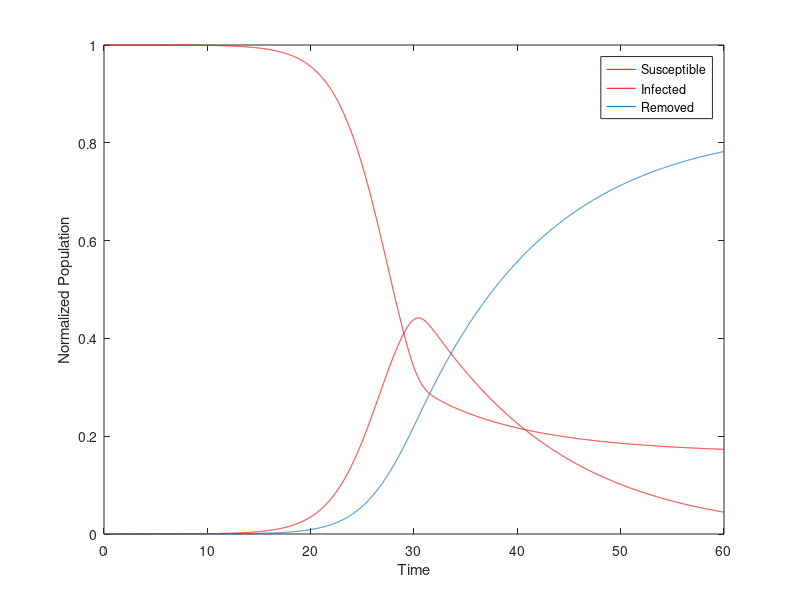

MATLAB code to generate this figure:
%Epidemic
%Jared Rivera 804603106

close all; clear all; clc;
tic
%Set up time variables for loop
deltat=0.005;
tfinal=60;
tstep=(tfinal/deltat);
t=[0:deltat:60];
npoints=length(t);

%Set initial values
iold=0.0000125;
sold=0.9999875;
rold=0;

%Set up arrays
i=zeros(1,npoints);
s=zeros(1,npoints);
r=zeros(1,npoints);

i(1)=iold;
s(1)=sold;
r(1)=rold;


%Start loop to calculate populations
for k=1:tstep
    
    %Initialize constants
    g=0.1;
    tk=k*deltat;
    tvac=28;
    n=5;
    bvac=0.5-(0.4/(1+exp((-10/n)*(tk-tvac-(n/2)))));
    b=bvac;
    
    %Euler forward integration
    snew=sold-deltat*(b*iold*sold);
    inew=iold+deltat*(b*iold*sold-g*iold);
    rnew=rold+deltat*(g*iold);
    
    %Reset variables
    sold=snew;
    iold=inew;
    rold=rnew;
    
    %Update array
    s(k+1)=snew;
    i(k+1)=inew;
    r(k+1)=rnew;
    
    
end

%Plot populations
plot(t,s,'r',t,i,'r',t,r);
legend show;
legend('Susceptible','Infected','Removed');
xlabel('Time');
ylabel('Normalized Population');

%Print results to command window
fprintf('Final Size of Population Groups\n');
fprintf('Susceptible: %0.2f million\n', sold*4);
fprintf('Infected: %0.2f million\n', iold*4);
fprintf('Removed: %0.2f million\n', rold*4);
toc